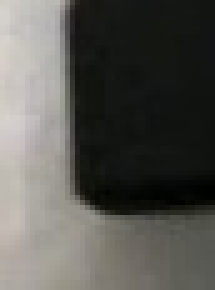
#> input picture roi.jpg, 43 x 58 px (shown 5 times larger)
$ jupyter execute Q2_Harris.ipynb   (older library calls are emulated)
#> lines starting #> are read from the running program, lines starting #| are printed output that depends on the picture
[cell 1]
import cv2
import numpy as np
import matplotlib.pyplot as plt

def manual_harris_corners(img, blockSize, ksize, k):
    # Convert to float as Harris detector requires float32 type
#> called with blockSize = 3, ksize = 3, k = 0.04
    gray = np.float32(img)
    # Calculate gradients
    dx = cv2.Sobel(gray, cv2.CV_64F, 1, 0, ksize=ksize)
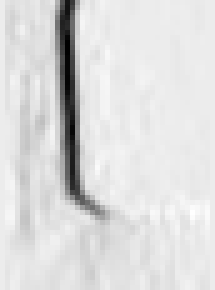
#> dx: shape (58, 43) float64 (shown 5 times larger); min -428, max 33, mean -29.6; drawn with min black and max white
    dy = cv2.Sobel(gray, cv2.CV_64F, 0, 1, ksize=ksize)
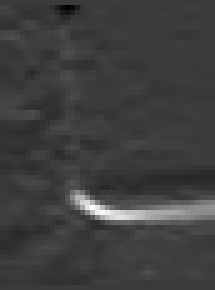
#> dy: shape (58, 43) float64 (shown 5 times larger); min -122, max 398, mean 7.1; drawn with min black and max white
    # Products of derivatives
    Ixx = dx**2
    Ixy = dx*dy
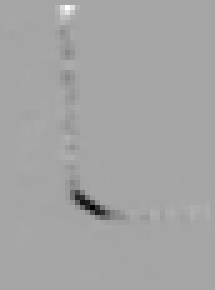
#> Ixy: shape (58, 43) float64 (shown 5 times larger); min -89152, max 48068, mean -534.1; drawn with min black and max white
    Iyy = dy**2
    # Gaussian weights
    Ixx = cv2.GaussianBlur(Ixx, (blockSize, blockSize), 0)
    Ixy = cv2.GaussianBlur(Ixy, (blockSize, blockSize), 0)
    Iyy = cv2.GaussianBlur(Iyy, (blockSize, blockSize), 0)
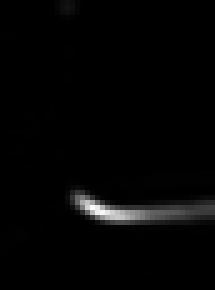
#> Iyy: shape (58, 43) float64 (shown 5 times larger); min 0, max 104426.9, mean 1967; drawn with min black and max white
    # Harris response calculation
    detM = Ixx * Iyy - Ixy**2
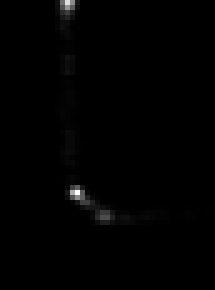
#> detM: shape (58, 43) float64 (shown 5 times larger); min 0, max 435274829, mean 2733741.9; drawn with min black and max white
    traceM = Ixx + Iyy
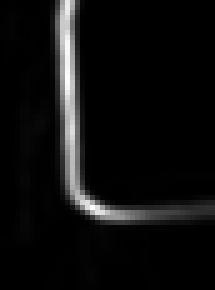
#> traceM: shape (58, 43) float64 (shown 5 times larger); min 0, max 139251.4, mean 7978.8; drawn with min black and max white
    harris_response = detM - k * traceM**2
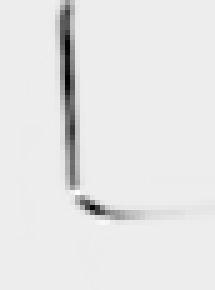
#> harris_response: shape (58, 43) float64 (shown 5 times larger); min -751649244.7, max 57062766.1, mean -21734186.8; drawn with min black and max white
    return harris_response

# Load image and convert to grayscale
image = cv2.imread('roi.jpg', cv2.IMREAD_GRAYSCALE)

# Parameters for Harris corner detection
blockSize = 3
ksize = 3
k = 0.04

# Manual Harris corner detection
manual_harris = manual_harris_corners(image, blockSize, ksize, k)

# OpenCV Harris corner detection
opencv_harris = cv2.cornerHarris(image, blockSize, ksize, k)
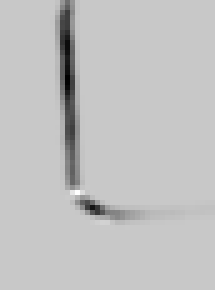
#> opencv_harris: shape (58, 43) float32 (shown 5 times larger); min -0.000569, max 0.000154, mean -1.81e-05; drawn with min black and max white

# Threshold for an optimal value, marking the corners on a copy of the original image
img_manual = image.copy()
img_opencv = image.copy()
img_manual[manual_harris > 0.01 * manual_harris.max()] = 255
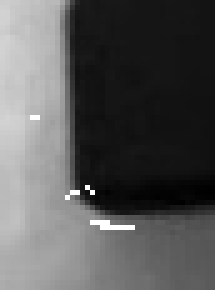
#> img_manual: shape (58, 43) (shown 5 times larger); min 0, max 255, mean 87.4
img_opencv[opencv_harris > 0.01 * opencv_harris.max()] = 255
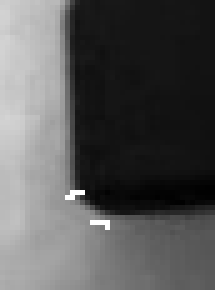
#> img_opencv: shape (58, 43) (shown 5 times larger); min 0, max 255, mean 87

# Plotting the results using matplotlib
plt.figure(figsize=(12, 8))
plt.subplot(131), plt.imshow(image, cmap='gray'), plt.title('Original ROI')
plt.xticks([]), plt.yticks([])
plt.subplot(132), plt.imshow(img_manual, cmap='gray'), plt.title('Manual Harris Corners')
plt.xticks([]), plt.yticks([])
plt.subplot(133), plt.imshow(img_opencv, cmap='gray'), plt.title('OpenCV Harris Corners')
plt.xticks([]), plt.yticks([])
plt.show()

$ run again, with image2.jpg copied over roi.jpg
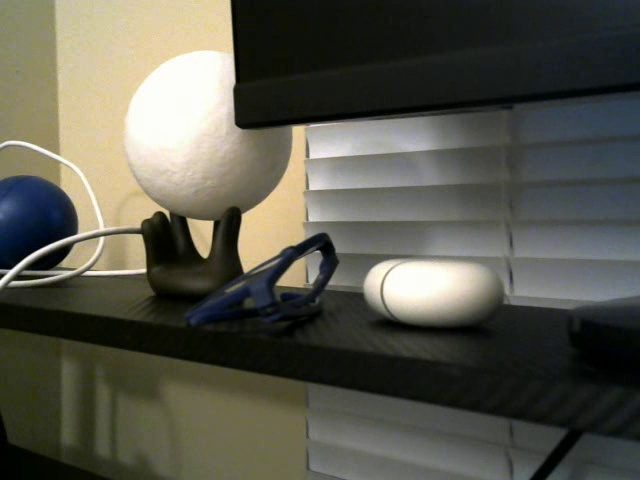
#> input picture image2.jpg, 640 x 480 px
#> img_manual: shape (480, 640); min 0, max 255, mean 86.8
#> `img_opencv[opencv_harris > 0.01 * opencv_harris.max()] = 255`:
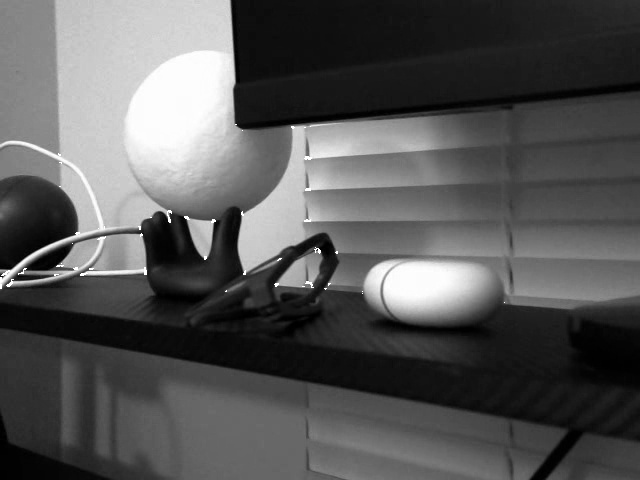
#> img_opencv: shape (480, 640); min 0, max 255, mean 86.9
